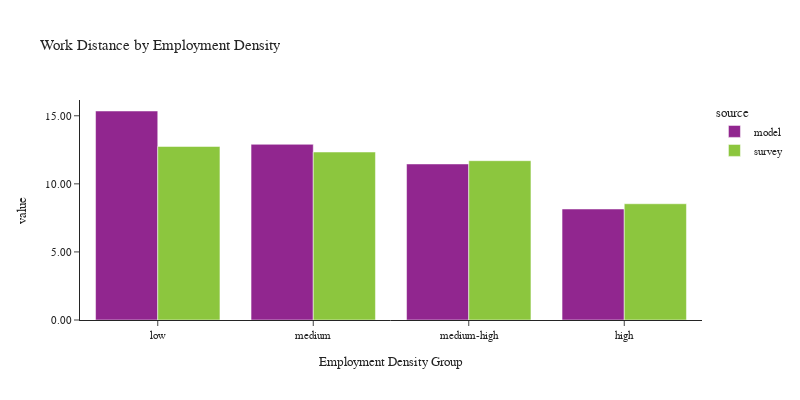

Notebook code cell kept with this figure:
### Code cell
plot_work_location(df_workers, 'emp_density_group', 'Employment Density', 'Employment Density Group')

### Figure 1 — Plotly figure (JSON) as saved in the notebook; plotly's stock layout.template omitted (floating-point values rounded to 4 significant figures)
{"data": [{"alignmentgroup": "True", "customdata": [[55777], [56145], [53994], [51007]], "hovertemplate": "source=model<br>emp_density_group=%{x}<br>value=%{y}<br>sample count=%{customdata[0]}<extra></extra>", "legendgroup": "model", "marker": {"color": "#91268F", "pattern": {"shape": ""}}, "name": "model", "offsetgroup": "model", "orientation": "v", "showlegend": true, "textposition": "auto", "type": "bar", "x": ["low", "medium", "medium-high", "high"], "xaxis": "x", "y": [15.35, 12.91, 11.46, 8.153], "yaxis": "y"}, {"alignmentgroup": "True", "customdata": [[432], [406], [612], [1155]], "hovertemplate": "source=survey<br>emp_density_group=%{x}<br>value=%{y}<br>sample count=%{customdata[0]}<extra></extra>", "legendgroup": "survey", "marker": {"color": "#8CC63E", "pattern": {"shape": ""}}, "name": "survey", "offsetgroup": "survey", "orientation": "v", "showlegend": true, "textposition": "auto", "type": "bar", "x": ["low", "medium", "medium-high", "high"], "xaxis": "x", "y": [12.75, 12.34, 11.7, 8.537], "yaxis": "y"}], "layout": {"barmode": "group", "font": {"size": 11}, "height": 400, "legend": {"title": {"text": "source"}, "tracegroupgap": 0}, "title": {"text": "Work Distance by Employment Density"}, "width": 800, "xaxis": {"anchor": "y", "domain": [0.0, 1.0], "title": {"text": "Employment Density Group"}}, "yaxis": {"anchor": "x", "domain": [0.0, 1.0], "tickformat": ".2f", "title": {"text": "value"}}}}
